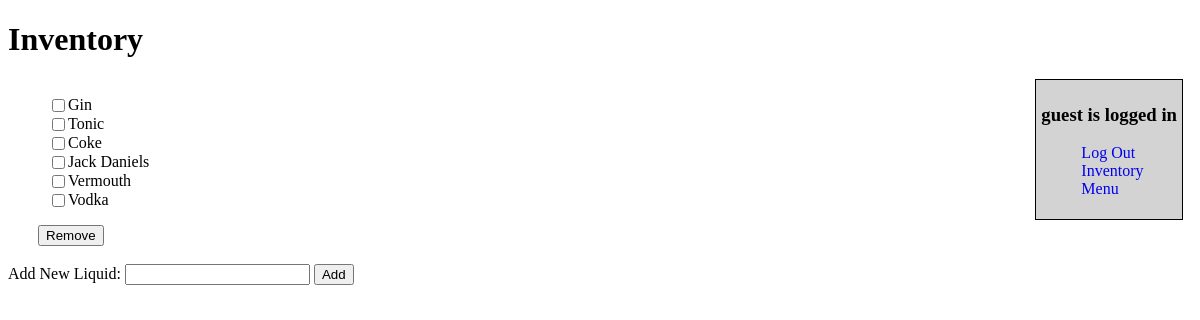
Page /db/inventory (signed in) on the committed database.
### userModel.py (models this page shows, shortened)
class User(db.Model, UserMixin):
    __tablename__ = "users"
    id = db.Column('user_id',db.Integer , primary_key=True)
    username = db.Column('username', db.String(20), unique=True , index=True)
    password = db.Column('password' , db.String(10))
    email = db.Column('email',db.String(50),unique=True , index=True)
    registered_on = db.Column('registered_on' , db.DateTime, default=datetime.datetime.utcnow)

### dbModels.py (models this page shows, shortened)
class Inventory(db.Model):
    __tablename__ = 'Inventory' #Base.metadata.tables['Inventory']
    id = db.Column(db.Integer, primary_key=True)
    liquid_id = db.Column(db.Integer, db.ForeignKey('Liquids.id'), unique=True)
    slot = db.Column(db.Integer, unique=True)#slot in robot drink is in (one slot for each solenoid)

class Liquid(db.Model):
    __tablename__ = 'Liquids'
    id = db.Column(db.Integer, primary_key=True )
    name = db.Column(db.String(80), unique=True)
    inventory = db.relationship('Inventory', backref="liquid", primaryjoin = (Inventory.liquid_id == id))

### views.py (the view, shortened to what this page needs)
@app.route('/db/inventory', methods=['GET', 'POST'])
@login_required
def inventory():
    return render_template("inventory.html", inventory = Inventory.query.all())

### views.py (called while the page is built)
@login_manager.user_loader
def load_user(id):
    return User.query.get(int(id))

@app.before_request
def before_request():
    g.user = current_user

### templates/inventory.html (shortened to what this page needs)
<!DOCTYPE html>
<html lang="en">
<head>
  <link rel="stylesheet" href="/static/inventory.css"/>
  <link rel="stylesheet" href="/static/adminBar.css"/>
</head>
<body>
<h1>Inventory</h1>
{% include "adminBar.html" %}
<div id="inventory" class="floatLeft">
    <form id="removeForm" name="removeForm" action="" method="POST">
    <ul id="inventoryList">
    {%for liquid in inventory %}
        <div class="liquid">
            <input type="checkbox" name="checkbox" value={{liquid.id}}/>
            <li>{{liquid.liquid.name}}</li>
        </div>
    {% endfor %}
    </ul>
    <input type="submit" id="removeBtn" name="removeBtn" value="Remove"/>
    </form>
    <div id="addLiquid">
    <form id="addLiquidForm" action="" method="POST">
        <label for="add">Add New Liquid: </label><input type="text" id="add" name="add"/>
        <input type="submit" id="addBtn" name="addBtn" value="Add"/>
    </form>
    </div>
</div>
</body>
</html>

### templates/adminBar.html
<div id="adminPanel" class="floatRight">
    {% if g.user.is_authenticated() %}
    <h3>{{g.user.username}} is logged in</h3>
    <ul class="adminOptions">
    <li><a href="{{url_for('logout')}}">Log Out</a></li>
    <li><a href="{{url_for('inventory')}}">Inventory</a></li>
    <li><a href="{{url_for('drinkBot')}}">Menu</a></li>
    </ul>
    {% else %}
    <a href="{{url_for('login')}}">Log In</a>
    {% endif %}
</div>

### static/inventory.css (style rules this page uses)
#inventoryList { list-style: none; }
input[type="checkbox"] { float:left; }
#inventoryList li { float:left; }
.liquid { clear:both; }
#removeBtn { position:relative; left:30px; }

### static/adminBar.css (style rules this page uses)
.floatLeft { float:left; }
.floatRight { float:right; }
#adminPanel { outline: black solid thin; margin-right: 10px; padding: 5px; background: lightgrey; }
.adminOptions { list-style: none; }
.adminOptions a { text-decoration:none; }

### rows in the picture
User: user.username "guest"
Inventory: liquid.name "Gin"
Inventory: liquid.name "Tonic"
Inventory: liquid.name "Coke"
Inventory: liquid.name "Jack Daniels"
Inventory: liquid.name "Vermouth"
Inventory: liquid.name "Vodka"
